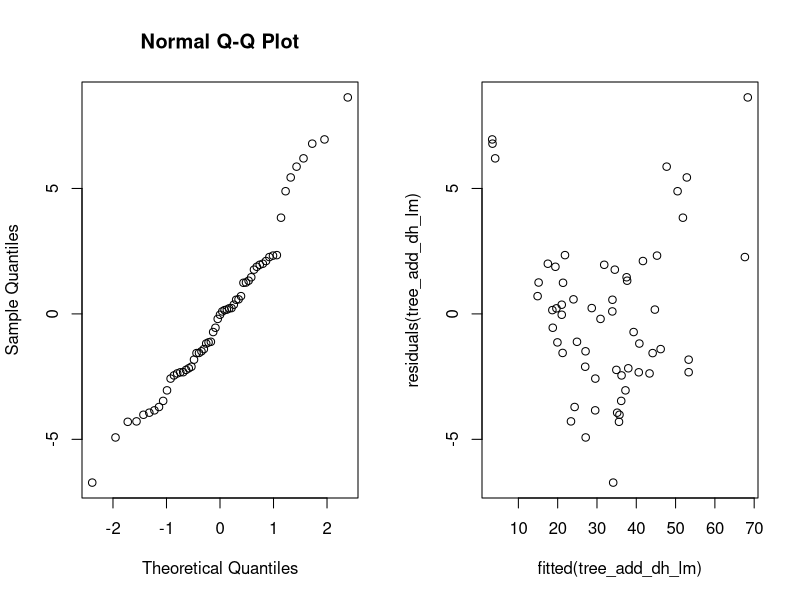
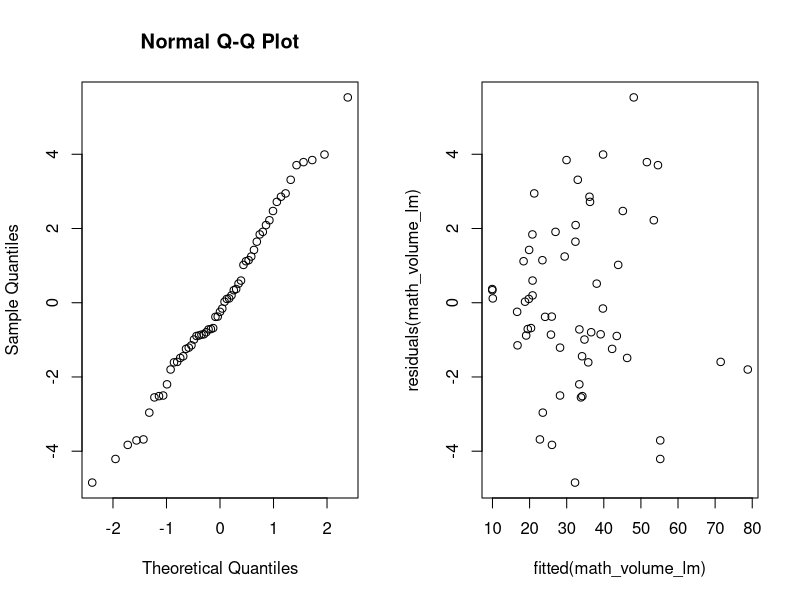
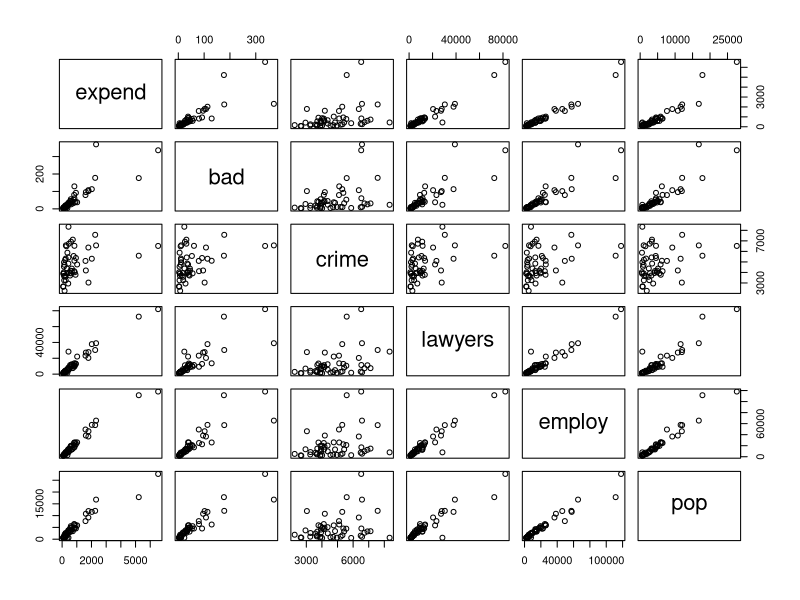
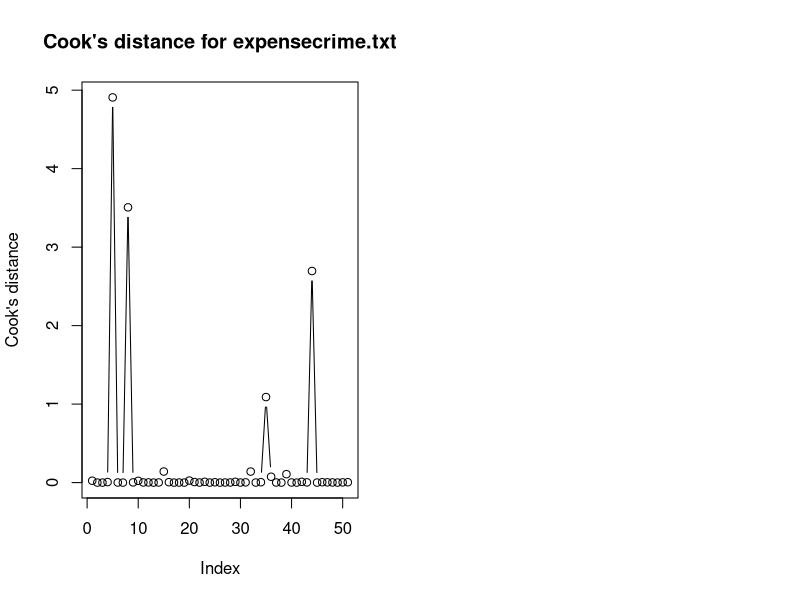
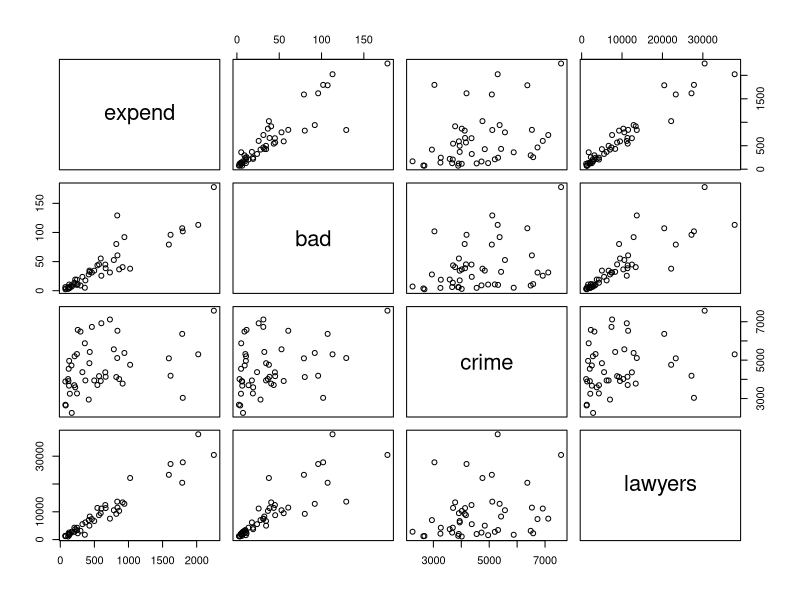
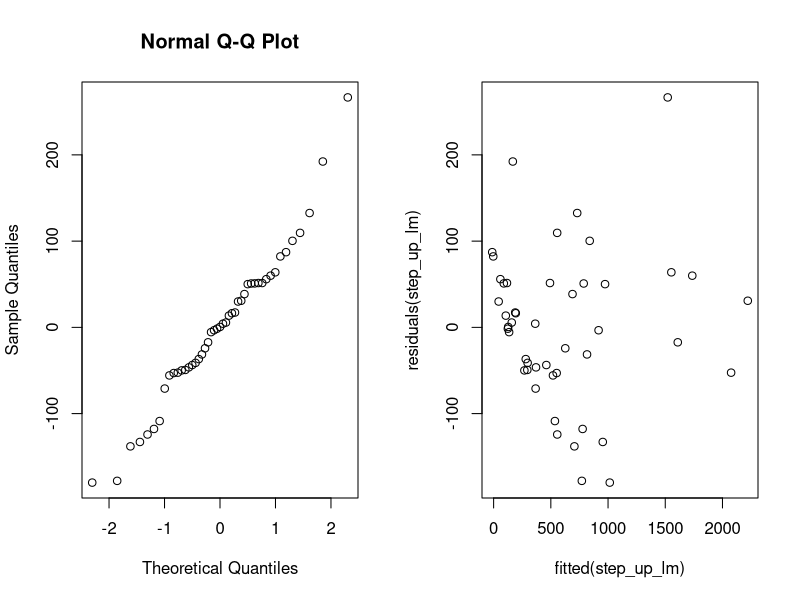
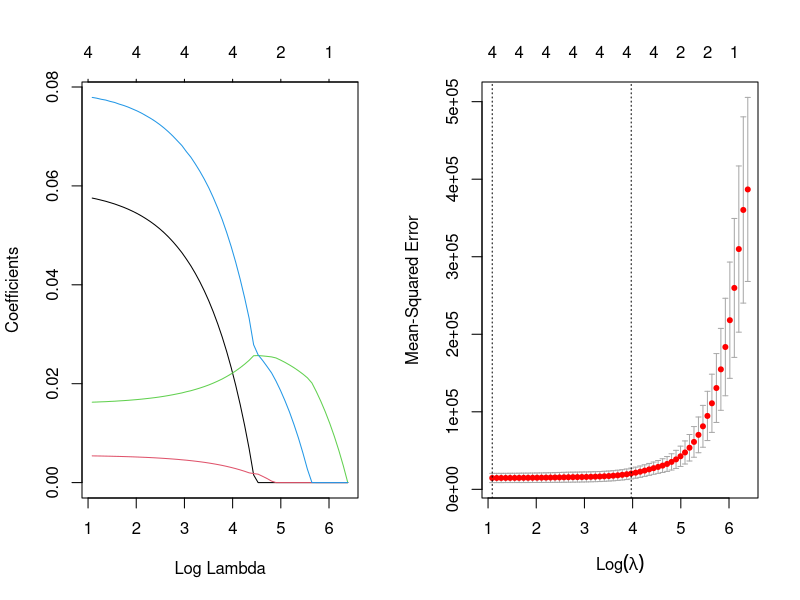
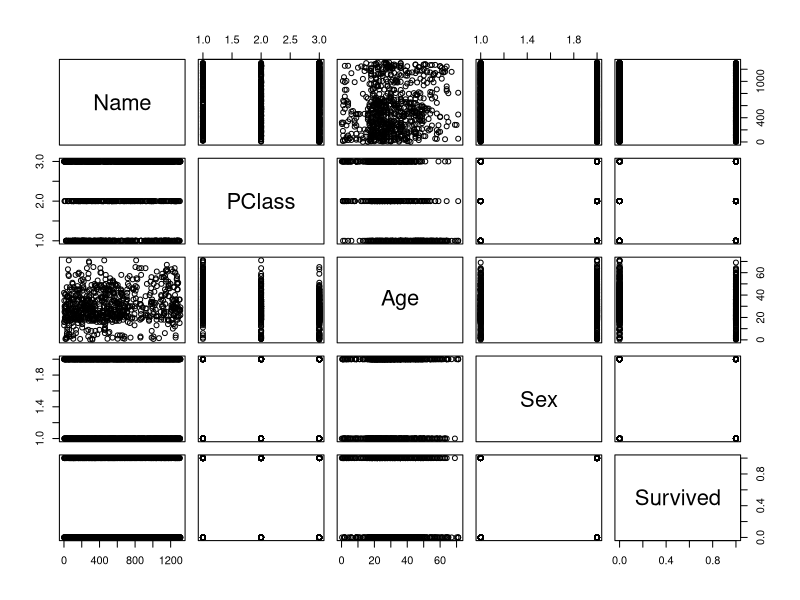

Write R code to recreate these figures, in order.
## ---- chunk 1
# set up global R options
options(digits = 3)

# set up knitr global chunk options
knitr::opts_chunk$set(fig.height = 3)
## ---- chunk 2
tree_df <- as.data.frame(read.table("data/treeVolume.txt", header=TRUE))
head(tree_df)
## ---- chunk 3
tree_df$type <- as.factor(tree_df$type)
tree_type_lm <- lm(volume~type, data=tree_df)
anova(tree_type_lm)
## ---- chunk 4
summary(tree_type_lm)
## ---- chunk 5
mask <- tree_df$type == "beech"
t.test(tree_df$volume[mask], tree_df$volume[!mask])
## ---- chunk 6
tree_type_d_lm <- lm(volume~height+type*diameter, data=tree_df)
anova(tree_type_d_lm)
## ---- chunk 7
summary(tree_type_d_lm)
## ---- chunk 8
tree_type_h_lm <- lm(volume~diameter+type*height, data=tree_df)
anova(tree_type_h_lm)
## ---- chunk 9
summary(tree_type_h_lm)
## ---- chunk 10
tree_add_all_lm <- lm(volume~diameter+height+type, data=tree_df)
anova(tree_add_all_lm)
## ---- chunk 11
summary(tree_add_all_lm)
## ---- chunk 12
tree_add_dh_lm <- lm(volume~diameter+height, data=tree_df)
anova(tree_add_dh_lm)
## ---- chunk 13
summary(tree_add_dh_lm)
## ---- chunk 14
par(mfrow=c(1, 2))
qqnorm(residuals(tree_add_dh_lm))
plot(fitted(tree_add_dh_lm), residuals(tree_add_dh_lm))
## ---- chunk 15
mean_d <- mean(tree_df$diameter)
mean_h <- mean(tree_df$height)
means <-  data.frame(diameter=c(mean_d), height=c(mean_h))

predict(tree_add_dh_lm, means, se.fit = TRUE)
## ---- chunk 16
tree_df$math_volume <- tree_df$height * tree_df$diameter^2
math_volume_lm <- lm(volume~math_volume, data=tree_df)
anova(math_volume_lm)
## ---- chunk 17
summary(math_volume_lm)
## ---- chunk 18
par(mfrow=c(1,2))

qqnorm(residuals(math_volume_lm))
plot(fitted(math_volume_lm), residuals(math_volume_lm))
## ---- chunk 19
# Read data
crime_df <- as.data.frame(read.table("data/expensescrime.txt", header=TRUE))
head(crime_df)

response <- "expend"
exp_vars <- c("bad", "crime", "lawyers", "employ", "pop")
## ---- chunk 20
pairs(crime_df[, c(response, exp_vars)])
## ---- chunk 21
crime_lm <- lm(expend~bad+crime+lawyers+employ+pop, data=crime_df)
cooks.distance(crime_lm)[cooks.distance(crime_lm) > 1]
## ---- chunk 22
plot(cooks.distance(crime_lm), type='b', ylab="Cook's distance", main = "Cook's distance for expensecrime.txt")
## ---- chunk 23
crime_df_upd <- crime_df[-c(5,8,35,44),]
## ---- chunk 24
round(cor(crime_df[, c(exp_vars)]), 2)
## ---- chunk 25
library(car)
## ---- chunk 26
vif(lm(expend~bad+crime+lawyers+employ+pop, data=crime_df))
## ---- chunk 27
vif(lm(expend~bad+crime+lawyers+pop, data=crime_df_upd))
## ---- chunk 28
vif_lm = lm(expend~bad+crime+lawyers, data=crime_df_upd)
vif(vif_lm)
## ---- chunk 29
summary(vif_lm)
## ---- chunk 30
pairs(crime_df_upd[, c(response, "bad", "crime", "lawyers")])
## ---- chunk 31
print("Step 1")

print("bad")
summary(lm(expend~bad, data=crime_df_upd))

print("crime")
summary(lm(expend~crime, data=crime_df_upd))

print("lawyers")
summary(lm(expend~lawyers, data=crime_df_upd))

print("employ")
summary(lm(expend~employ, data=crime_df_upd)) # YES

print("pop")
summary(lm(expend~pop, data=crime_df_upd)) 
## ---- chunk 32
print("Step 2")

print("bad")
summary(lm(expend~employ+bad, data=crime_df_upd))

print("crime")
summary(lm(expend~employ+crime, data=crime_df_upd)) # YES

print("lawyers")
summary(lm(expend~employ+lawyers, data=crime_df_upd))

print("pop")
summary(lm(expend~employ+pop, data=crime_df_upd))
## ---- chunk 33
print("Step 3")

print("bad")
summary(lm(expend~employ+crime+bad, data=crime_df_upd))

print("lawyers")
summary(lm(expend~employ+crime+lawyers, data=crime_df_upd))

print("pop")
summary(lm(expend~employ+crime+pop, data=crime_df_upd)) # YES
## ---- chunk 34
print("Step 4")

print("bad")
summary(lm(expend~employ+crime+pop+bad, data=crime_df_upd))

print("lawyers")
summary(lm(expend~employ+crime+pop+lawyers, data=crime_df_upd))

# None significant!
## ---- chunk 35
step_up_lm <- lm(expend~employ+crime+pop, data=crime_df_upd)
summary(step_up_lm)
## ---- chunk 36
par(mfrow=c(1,2))

qqnorm(residuals(step_up_lm))
plot(fitted(step_up_lm), residuals(step_up_lm))
## ---- chunk 37
new_data <- data.frame(bad=50, crime=5000, lawyers=5000, employ=5000, pop=5000)
predict(step_up_lm, new_data, interval="prediction", level=0.95)
## ---- chunk 38
predict(step_up_lm, new_data, interval="confidence", level=0.95)
## ---- chunk 39
# install.packages("glmnet", repos = "https://cran.us.r-project.org")
library(glmnet)
## ---- chunk 40
x <- as.matrix(crime_df_upd[, exp_vars])
y <- as.matrix(crime_df_upd[, c(response)])

# train-test splitting
train <- (sample(1:nrow(x), 0.67*nrow(x))) # train by using 2/3 of the data
x.train <- x[train,]; y.train <- y[train]
x.test <- x[-train,]; y.test <- y[-train]

# fitting the model
lasso.mod <- glmnet(x.train, y.train, alpha=1)
cv.lasso <- cv.glmnet(x.train,y.train,alpha=1,type.measure='mse')
## ---- chunk 41
plot(lasso.mod, label=T, xvar="lambda")  # have a look at the lasso path
## ---- chunk 42
plot(cv.lasso) # the best lambda by cross-validation
## ---- chunk 43
(lambda.min <- cv.lasso$lambda.min)
(lambda.1se <- cv.lasso$lambda.1se)
## ---- chunk 44
# https://glmnet.stanford.edu/articles/glmnet.html#assessing-models-on-test-data-1
assess.glmnet(lasso.mod, newx = x.test, newy = y.test, s=cv.lasso$lambda.1se)
## ---- chunk 45
coef(lasso.mod, s=cv.lasso$lambda.min) # beta’s for the best lambda
y.pred <- predict(lasso.mod, s=lambda.min, newx=x.test) # predict for test
mse.lasso <- mean((y.test - y.pred)^2); mse.lasso # mse for the predicted test rows
## ---- chunk 46
coef(lasso.mod, s=cv.lasso$lambda.1se) # beta’s for lambda.1se
y.pred <- predict(lasso.mod, s=lambda.1se, newx=x.test) # predict for test
mse.lasso <- mean((y.test - y.pred)^2); mse.lasso # mse for the predicted test rows
## ---- chunk 47
new_data <- data.frame(x.test)
y.pred <- predict(step_up_lm, new_data, interval="confidence", level=0.95)
mse.step_up <- mean((y.test - y.pred)^2); mse.step_up # mse for the predicted test rows
## ---- chunk 48
cv.lasso
## ---- chunk 49
# Read data
titanic_df <- as.data.frame(read.table("data/titanic.txt", header=TRUE))
## ---- chunk 50
head(titanic_df)
## ---- chunk 51
plot(titanic_df)
## ---- chunk 52
titanic_df_upd <- na.omit(titanic_df)
titanic_df_upd$PClass <- as.factor(titanic_df_upd$PClass)
titanic_df_upd$Sex <- as.factor(titanic_df_upd$Sex)
head(titanic_df_upd)
## ---- chunk 53

## ---- chunk 54

## ---- chunk 55

## ---- chunk 56

## ---- chunk 57
# Read data
## ---- chunk 58

## ---- chunk 59

## ---- chunk 60
